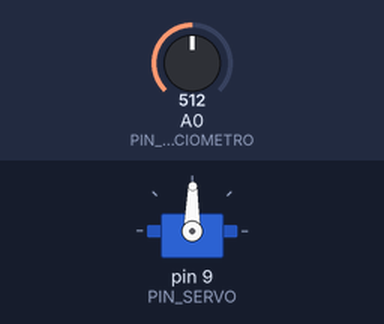
The sketch below on a simulated Arduino Uno, built with avr-gcc and run on an emulated ATmega328P. Parts: servo. The test bench sets the inputs (shaded band); at power-on: A0 (PIN_POTENCIOMETRO) = 512.

Above: at 1.2 s.
1.3 s: A0 (PIN_POTENCIOMETRO) set to 716
At 2.5 s:
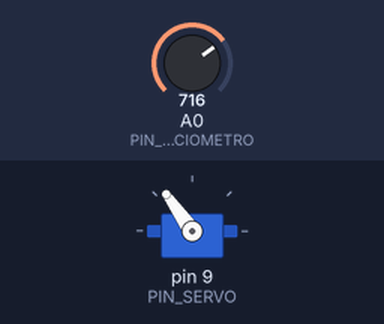
2.8 s: A0 (PIN_POTENCIOMETRO) set to 900
At 3.5 s:
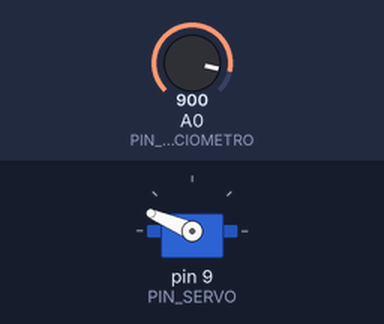
4.3 s: A0 (PIN_POTENCIOMETRO) set to 1023
At 4.9 s:
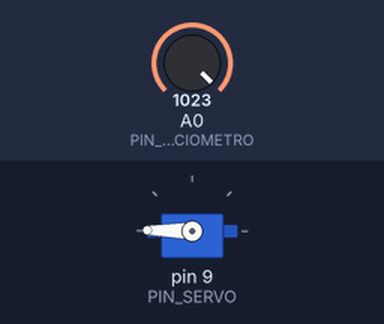
5.8 s: A0 (PIN_POTENCIOMETRO) set to 306
At 7.0 s:
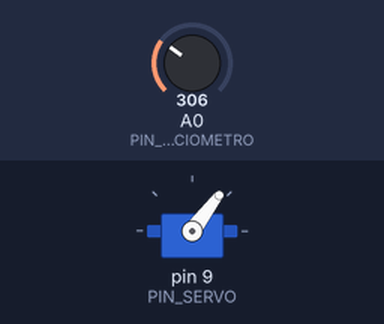
7.3 s: A0 (PIN_POTENCIOMETRO) set to 122
At 8.4 s:
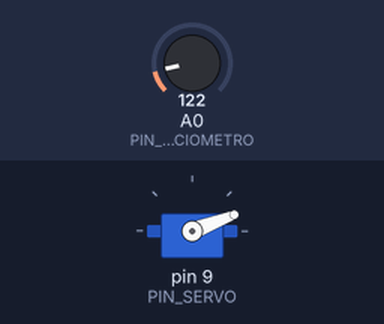
8.8 s: A0 (PIN_POTENCIOMETRO) set to 511
At 9.3 s:
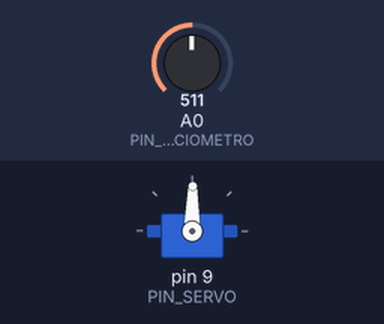
Timing chart, 0 to 11.3 s (numbered marks = the images above; inputs shaded):
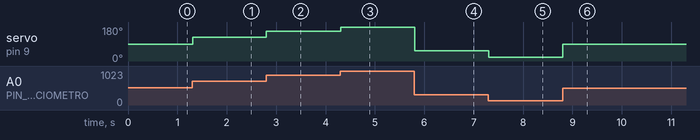

Measured:
- after the input at 1.3 s, servo on pin 9 (PIN_SERVO): 89° → 125° at once
- after the input at 2.8 s, servo on pin 9 (PIN_SERVO): 125° → 157° at once
- after the input at 4.3 s, servo on pin 9 (PIN_SERVO): 157° → 179° at once
- after the input at 5.8 s, servo on pin 9 (PIN_SERVO): 179° → 53° at once
- after the input at 7.3 s, servo on pin 9 (PIN_SERVO): 53° → 21° at once
- after the input at 8.8 s, servo on pin 9 (PIN_SERVO): 21° → 89° at once

The sketch:

_8.4_-_Servo-potenciometro.ino
```cpp
/*
Curso de Arduino

Control de servo con potenciometro

Servo:
Cable rojo:            5V
Cable negro/marron:   GND
Cable blanco/naranja:   9

Potenciometro:
Un extremo:            5V
Otro extremo:         GND
Central:               A0

by JAVacasM
 */


/* ==== Includes - Librerias==== */
#include <Servo.h>
/* ====  END Includes ==== */

/* ==== Defines - Constantes ==== */
#define PIN_SERVO 9
#define PIN_POTENCIOMETRO A0

/* ==== END Defines ==== */

/* ==== Variables Globales ==== */
Servo miServo;

/* ==== END Global Variables ==== */


/* ==== Funciones a usar - Prototipos ==== */

/* ==== END Prototipos ==== */

/* ==== Setup - Configuracion ==== */
void setup() {
  miServo.attach(PIN_SERVO);
}
/* ==== END Setup ==== */

/* ==== Loop - Codigo que se repite==== */
void loop() {

  int iValorPot=analogRead(PIN_POTENCIOMETRO);    // Leemos el potenciometro
  int iPosicionServo=map(iValorPot,0,1023,0,179); // Convertimos el valor al rango del servo
  miServo.write(iPosicionServo);                  // Enviamos la posicion al servo
  delay(15);                                      // Esperamos para darle tiempo al servo a moverse

}
/* ==== End Loop ==== */

/* ==== Funciones ==== */

/* ==== END Functions ==== */
```
